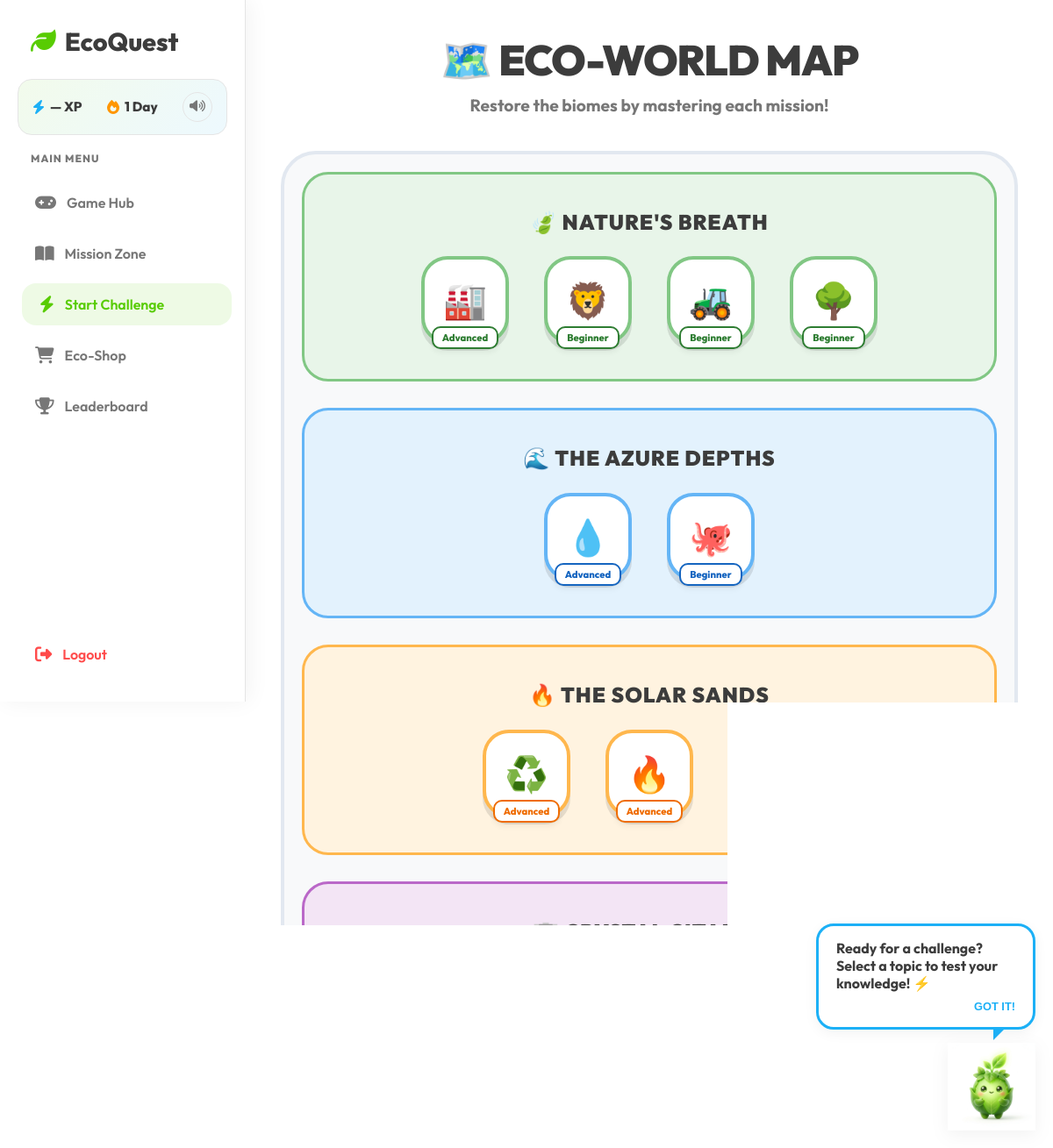
/topics (signed in), run on the app's committed database.
### tables this page shows
CREATE TABLE user_progress (
    user_id INTEGER,
    topic_id INTEGER,
    level_name TEXT,
    PRIMARY KEY (user_id, topic_id),
    FOREIGN KEY (user_id) REFERENCES users(user_id),
    FOREIGN KEY (topic_id) REFERENCES topics(topic_id)
);

CREATE TABLE topics (
    topic_id INTEGER PRIMARY KEY AUTOINCREMENT,
    topic_name TEXT NOT NULL,
    content TEXT
, icon TEXT, description TEXT);

### app.py (the view)
@app.route("/topics")
def topics():
    check = require_login()
    if check:
        return check
    user_id = session["user_id"]
    conn = get_connection()
    cursor = conn.cursor()
    cursor.execute("SELECT topic_id, topic_name, icon, description FROM topics")
    rows = cursor.fetchall()
    conn.close()
    topics_data = []
    for row in rows:
        topics_data.append({
            "id": row[0],
            "name": row[1],
            "icon": row[2],
            "desc": row[3],
            "difficulty": get_user_level(user_id, row[0])
        })
    return render_template("topics.html", topics=topics_data)

### app.py (called while the page is built)
def get_connection():
    return sqlite3.connect("database.db")

def require_login():
    if "user_id" not in session:
        return redirect("/")

def get_user_level(user_id, topic_id):
    conn = get_connection()
    cursor = conn.cursor()
    cursor.execute("""
        SELECT level_name FROM user_progress
        WHERE user_id=? AND topic_id=?
    """, (user_id, topic_id))
    row = cursor.fetchone()
    conn.close()
    if row:
        return row[0]
    else:
        return "Beginner"

### templates/topics.html (shortened to what this page needs)
{% extends "base.html" %}
{% block content %}
<div class="animate-fade-in" style="width: 100%; max-width: 1200px; margin: 0 auto; text-align: center;">
    <div style="margin-bottom: 40px; padding: 0 20px;">
        <h1 style="font-size: 3rem; margin-bottom: 10px; color: var(--text-main); font-weight: 900; text-transform: uppercase; letter-spacing: -1px;">
            🗺️ Eco-World Map
        </h1>
        <p class="text-muted" style="font-size: 1.2rem; font-weight: 700;">
            Restore the biomes by mastering each mission!
        </p>
    </div>
    <div class="world-map">
        <div class="biome-section nature-biome">
            <h3 class="biome-label">🍃 Nature's Breath</h3>
            <div class="biome-grid">
                {% for t in topics if t.id in [1, 9, 5, 7] %}
                <a href="{{ url_for('quiz', topic_id=t.id) }}" class="map-node node-nature" title="{{ t.name }}">
                    <span class="node-icon">{{ t.icon }}</span>
                    <div class="node-status">{{ t.difficulty }}</div>
                </a>
                {% endfor %}
            </div>
        </div>
        <div class="biome-section water-biome">
            <h3 class="biome-label">🌊 The Azure Depths</h3>
            <div class="biome-grid">
                {% for t in topics if t.id in [4, 8] %}
                <a href="{{ url_for('quiz', topic_id=t.id) }}" class="map-node node-water" title="{{ t.name }}">
                    <span class="node-icon">{{ t.icon }}</span>
                    <div class="node-status">{{ t.difficulty }}</div>
                </a>
                {% endfor %}
            </div>
        </div>
        <div class="biome-section fire-biome">
            <h3 class="biome-label">🔥 The Solar Sands</h3>
            <div class="biome-grid">
                {% for t in topics if t.id in [3, 6, 2] %}
                <a href="{{ url_for('quiz', topic_id=t.id) }}" class="map-node node-fire" title="{{ t.name }}">
                    <span class="node-icon">{{ t.icon }}</span>
                    <div class="node-status">{{ t.difficulty }}</div>
                </a>
                {% endfor %}
            </div>
        </div>
        <div class="biome-section city-biome">
            <h3 class="biome-label">🏢 Crystal Citadel</h3>
            <div class="biome-grid">
                {% for t in topics if t.id == 10 %}
                <a href="{{ url_for('quiz', topic_id=t.id) }}" class="map-node node-city" title="{{ t.name }}">
                    <span class="node-icon">{{ t.icon }}</span>
                    <div class="node-status">{{ t.difficulty }}</div>
                </a>
                {% endfor %}
            </div>
        </div>
    </div>
</div>
{% endblock %}

### templates/base.html (shortened to what this page needs)
<!DOCTYPE html>
<html lang="en">
<head>
    <link rel="stylesheet" href="https://cdnjs.cloudflare.com/ajax/libs/font-awesome/6.4.0/css/all.min.css">
    <link rel="stylesheet" href="{{ url_for('static', filename='style.css') }}">
</head>
<body>
    {% if session.get('user_id') %}
    <div class="sidebar animate-fade-in">
        <h2>
            <i class="fa-solid fa-leaf" style="color: var(--primary);"></i>
            EcoQuest
        </h2>
        <div class="sidebar-stats">
            <div class="sidebar-stat">
                <i class="fa-solid fa-bolt icon-xp"></i>
                <span id="sidebar-xp">{{ session.get('xp', '—') }} XP</span>
            </div>
            <div class="sidebar-stat">
                <i class="fa-solid fa-fire icon-fire"></i>
                <span>{{ session.get('streak', 1) }} Day{{ 's' if session.get('streak', 1) != 1 else '' }}</span>
            </div>
            <button class="sound-toggle" id="sound-toggle-btn" title="Toggle sound">
                <i class="fa-solid fa-volume-high" id="sound-icon"></i>
            </button>
        </div>
        <div style="margin-bottom: 8px; padding-left: 15px;">
            <small class="text-muted"
                style="text-transform: uppercase; font-weight: 800; letter-spacing: 1px; font-size: 0.75rem;">Main
                Menu</small>
        </div>
        <a href="{{ url_for('dashboard') }}" class="{{ 'active' if request.endpoint == 'dashboard' else '' }}">
            <i class="fa-solid fa-gamepad"></i> Game Hub
        </a>
        <a href="{{ url_for('learning') }}" class="{{ 'active' if request.endpoint == 'learning' else '' }}">
            <i class="fa-solid fa-book-open"></i> Mission Zone
        </a>
        <a href="{{ url_for('topics') }}" class="{{ 'active' if request.endpoint == 'topics' else '' }}">
            <i class="fa-solid fa-bolt"></i> Start Challenge
        </a>
        <a href="{{ url_for('shop') }}" class="{{ 'active' if request.endpoint == 'shop' else '' }}">
            <i class="fa-solid fa-cart-shopping"></i> Eco-Shop
        </a>
        <a href="{{ url_for('leaderboard') }}" class="{{ 'active' if request.endpoint == 'leaderboard' else '' }}">
            <i class="fa-solid fa-trophy"></i> Leaderboard
        </a>
        <div style="margin-top: auto;">
            <a href="{{ url_for('logout') }}" style="color: var(--danger);">
                <i class="fa-solid fa-right-from-bracket"></i> Logout
            </a>
        </div>
    </div>
    {% endif %}
    <div class="{% if session.get('user_id') %}main{% endif %} animate-fade-in"
        style="{% if not session.get('user_id') %}width: 100%; min-height: 100vh; display: flex; align-items: center; justify-content: center; margin-left: 0; padding: 20px;{% endif %}">
        {% block content %}{% endblock %}
    </div>
    <div class="mascot-container">
        <div id="mascot-bubble" class="speech-bubble hidden">
            <span id="mascot-text">Hello! I'm Eco-Buddy.</span>
            <div style="text-align: right; margin-top: 5px;">
                <button onclick="closeBubble()" style="background: none; border: none; color: var(--secondary); cursor: pointer; font-size: 0.8rem; font-weight: 900;">GOT IT!</button>
            </div>
        </div>
        <img src="{{ url_for('static', filename='images/' + session.get('mascot_img', 'mascot.png')) }}" class="mascot-img" id="mascot-sprite" onclick="toggleBubble()">
    </div>
</body>
</html>

### static/style.css (style rules this page uses)
:root { --primary: #58CC02; --primary-dark: #46a302; --primary-light: #89E219; --secondary: #1CB0F6; --secondary-dark: #1899d6; --accent: #FFC800; --danger: #FF4B4B; --danger-dark: #EA2B2B; --background: #FFFFFF; --bg-light: #FFFFFF; --bg-sidebar: #F7F7F7; --surface: #FFFFFF; --text-main: #3C3C3C; --text-muted: #777777; --warning: #FFC800; --warning-dark: #D3A600; --border-color: #E5E5E5; --glass-bg: rgba(255, 255, 255, 0.9); --glass-border: rgba(255, 255, 255, 0.4); --glass-shadow: 0 8px 32px 0 rgba(31, 38, 135, 0.07); --radius-lg: 20px; --radius-md: 16px; --radius-sm: 12px; --transition: all 0.2s ease-in-out; --font-main: 'Nunito', sans-serif; --shadow: 0 4px 15px rgba(0,0,0,0.05); --coin-gold: #FFD700; --streak-fire: #FF4500; }
* { box-sizing: border-box; margin: 0; padding: 0; }
body { font-family: 'Outfit', 'Nunito', sans-serif; background-color: var(--background); color: var(--text-main); min-height: 100vh; display: flex; overflow-x: hidden; }
h1, h2, h3, h4, h5, h6 { font-weight: 800; color: var(--text-main); line-height: 1.2; }
.text-muted { color: var(--text-muted); }
.sidebar { width: 280px; height: 100vh; background: var(--surface); position: fixed; padding: 30px 20px; display: flex; flex-direction: column; gap: 10px; box-shadow: 4px 0 24px rgba(0, 0, 0, 0.05); z-index: 100; border-right: 1px solid var(--border-color); }
.sidebar h2 { font-size: 1.8rem; margin-bottom: 10px; padding-left: 15px; display: flex; align-items: center; gap: 10px; }
.sidebar a { display: flex; align-items: center; gap: 12px; padding: 14px 20px; color: var(--text-muted); text-decoration: none; font-weight: 600; border-radius: var(--radius-md); transition: var(--transition); }
.sidebar a:hover, .sidebar a.active { background: rgba(88, 204, 2, 0.1); color: var(--primary); transform: translateX(5px); }
.sidebar a i { font-size: 1.2rem; }
.sidebar-stats { background: linear-gradient(135deg, rgba(88, 204, 2, 0.08), rgba(28, 176, 246, 0.08)); border: 1px solid var(--border-color); border-radius: var(--radius-md); padding: 14px 16px; margin: 5px 0; display: flex; align-items: center; justify-content: space-between; }
.sidebar-stat { display: flex; align-items: center; gap: 6px; font-weight: 800; font-size: 0.95rem; }
.sidebar-stat .icon-xp { color: var(--secondary); font-size: 1rem; }
.sidebar-stat .icon-fire { color: #FF9600; font-size: 1rem; }
.sound-toggle { background: none; border: 1.5px solid var(--border-color); border-radius: 50%; width: 34px; height: 34px; cursor: pointer; display: flex; align-items: center; justify-content: center; font-size: 0.9rem; color: var(--text-muted); transition: var(--transition); flex-shrink: 0; }
.main { margin-left: 280px; padding: 40px; width: calc(100% - 280px); min-height: 100vh; }
.mascot-container { position: fixed; bottom: 20px; right: 20px; z-index: 1000; display: flex; flex-direction: column; align-items: flex-end; pointer-events: none; }
.mascot-img { width: 100px; height: 100px; object-fit: contain; mix-blend-mode: multiply; animation: float-mascot 4s infinite ease-in-out, breathe 3s infinite ease-in-out, blink 5s infinite; pointer-events: auto; cursor: grab; filter: drop-shadow(0 5px 10px rgba(0,0,0,0.05)); transition: transform 0.1s; margin: 0; padding: 0; }
.speech-bubble { background: white; border: 3px solid var(--secondary); border-radius: 20px; padding: 15px 20px; margin-bottom: 15px; max-width: 250px; position: relative; box-shadow: var(--shadow); pointer-events: auto; font-weight: 700; color: var(--text-main); transform-origin: bottom right; animation: pop-in 0.5s cubic-bezier(0.175, 0.885, 0.32, 1.275); }
.speech-bubble::after { content: ''; position: absolute; bottom: -15px; right: 30px; border-width: 15px 15px 0 0; border-style: solid; border-color: var(--secondary) transparent transparent transparent; }
.animate-fade-in { animation: fadeIn 0.6s cubic-bezier(0.4, 0, 0.2, 1) forwards; }

### data on the page
user_progress: difficulty "Advanced"
topics: icon "🦁", difficulty "Beginner"
topics: icon "🚜", difficulty "Beginner"
topics: icon "🌳", difficulty "Beginner"
user_progress: difficulty "Advanced"
topics: icon "🐙", difficulty "Beginner"
topics: icon "♻️"
user_progress: difficulty "Advanced"
user_progress: difficulty "Advanced"

### other printed values
{{ session.get('xp', '—') }} "—"
{{ session.get('streak', 1) }} "1"
{{ t.icon }} "🏭"
{{ t.icon }} "💧"
{{ t.icon }} "🔥"
